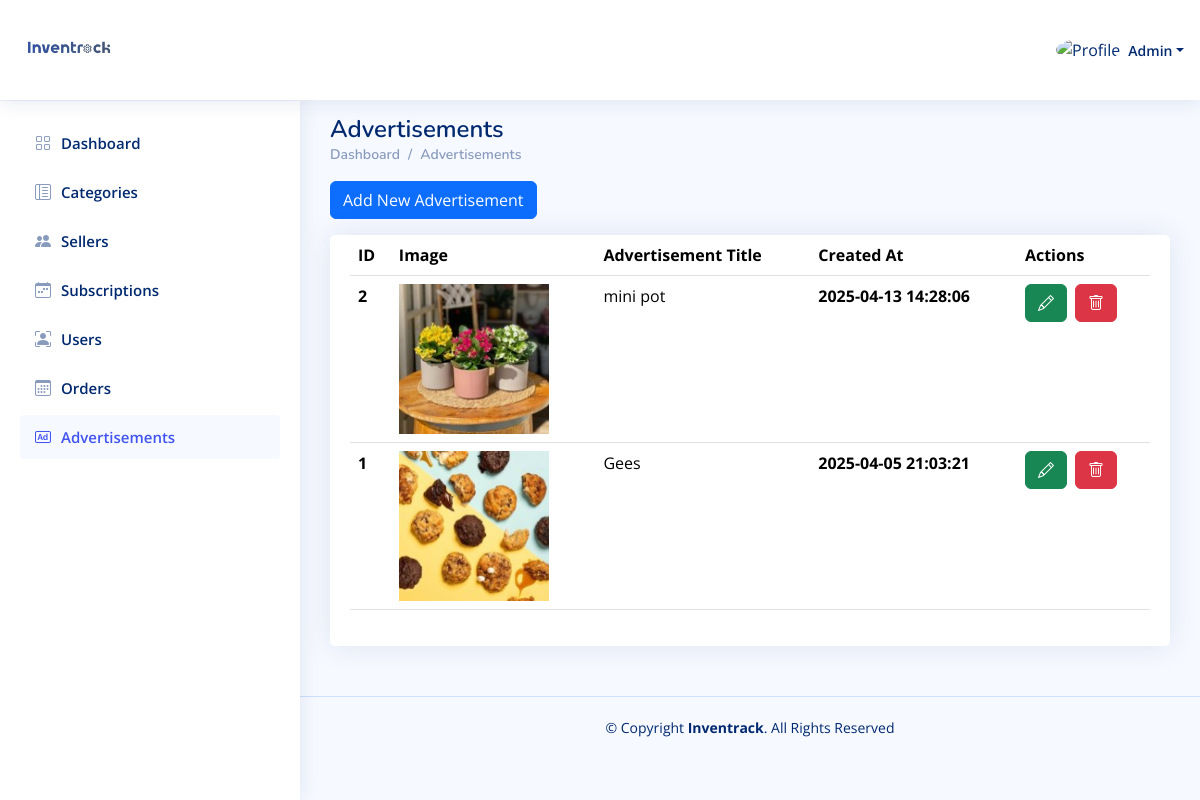
/Admin_Dashboard/Advertisements.php (signed in), run on the app's committed database.
### tables this page shows
CREATE TABLE `users` (
  `id` int(11) NOT NULL,
  `user_type_id` int(11) NOT NULL,
  `name` varchar(250) NOT NULL,
  `email` varchar(250) NOT NULL,
  `phone` varchar(250) NOT NULL,
  `password` varchar(250) NOT NULL,
  `image` varchar(250) DEFAULT NULL,
  `description` text DEFAULT NULL,
  `instagram_link` varchar(250) DEFAULT NULL,
  `active` int(11) NOT NULL DEFAULT 1,
  `created_at` timestamp NOT NULL DEFAULT current_timestamp()
);

CREATE TABLE `advertisements` (
  `id` int(11) NOT NULL,
  `title` varchar(250) NOT NULL,
  `description` text NOT NULL,
  `image` varchar(250) NOT NULL,
  `active` int(11) NOT NULL DEFAULT 1,
  `created_at` timestamp NOT NULL DEFAULT current_timestamp()
);

### Admin_Dashboard/Advertisements.php (the view, shortened to what this page needs)
<?php
include "../Connect.php";
$A_ID = $_SESSION['A_Log'];
if (!$A_ID) {
    echo '<script language="JavaScript">
     document.location="../Login.php";
    </script>';
} else {
    $sql1 = mysqli_query($con, "select * from users where id='$A_ID'");
    $row1 = mysqli_fetch_array($sql1);
    $name = $row1['name'];
}
?>
<!DOCTYPE html>
<html lang="en">
  <head>
    <link
      href="../assets/vendor/bootstrap/css/bootstrap.min.css"
      rel="stylesheet"
    />
    <link
      href="../assets/vendor/bootstrap-icons/bootstrap-icons.css"
      rel="stylesheet"
    />
    <link href="../assets/vendor/boxicons/css/boxicons.min.css" rel="stylesheet" />
    <link href="../assets/vendor/quill/quill.snow.css" rel="stylesheet" />
    <link href="../assets/vendor/quill/quill.bubble.css" rel="stylesheet" />
    <link href="../assets/vendor/remixicon/remixicon.css" rel="stylesheet" />
    <link href="../assets/vendor/simple-datatables/style.css" rel="stylesheet" />
    <link href="../assets/css/style.css" rel="stylesheet" />
  </head>
  <body>
    <header id="header" class="header fixed-top d-flex align-items-center">
      <div class="d-flex align-items-center justify-content-between">
        <a href="index.php" class="logo d-flex align-items-center">
          <img src="../assets/img/Logo.png" alt="" />
        </a>
      </div>
      <nav class="header-nav ms-auto">
        <ul class="d-flex align-items-center">
          <li class="nav-item dropdown pe-3">
            <a
              class="nav-link nav-profile d-flex align-items-center pe-0"
              href="#"
              data-bs-toggle="dropdown"
            >
              <img
                src="https://www.computerhope.com/jargon/g/guest-user.png"
                alt="Profile"
                class="rounded-circle"
              />
              <span class="d-none d-md-block dropdown-toggle ps-2"><?php echo $name ?></span> </a
            >
          </li>
        </ul>
      </nav>
    </header>
    <?php require './Aside-Nav/Aside.php'?>
    <main id="main" class="main">
      <div class="pagetitle">
        <h1>Advertisements</h1>
        <nav>
          <ol class="breadcrumb">
            <li class="breadcrumb-item"><a href="index.php">Dashboard</a></li>
            <li class="breadcrumb-item">Advertisements</li>
          </ol>
        </nav>
      </div>
      <section class="section">
        <div class="mb-3">
          <button
            type="button"
            class="btn btn-primary"
            data-bs-toggle="modal"
            data-bs-target="#verticalycentered"
          >
            Add New Advertisement
          </button>
        </div>
        <div class="row">
         <div class="col-lg-12 col-md-12 col-sm-12">
            <div class="card">
              <div class="card-body">
                <table class="table datatable">
                  <thead>
                    <tr>
                      <th scope="col">ID</th>
                      <th scope="col">Image</th>
                      <th scope="col">Advertisement Title</th>
                      <th scope="col">Created At</th>
                      <th scope="col">Actions</th>
                    </tr>
                  </thead>
                  <tbody>
                  <?php
$sql1 = mysqli_query($con, "SELECT * from advertisements ORDER BY id DESC");
while ($row1 = mysqli_fetch_array($sql1)) {
    $adv_id = $row1['id'];
    $adv_name = $row1['title'];
    $adv_image = $row1['image'];
    $active = $row1['active'];
    $created_at = $row1['created_at'];
    ?>
                    <tr>
                      <th scope="row"><?php echo $adv_id ?></th>
                      <th scope="row"><img src="<?php echo $adv_image ?>" alt="" width="150px" height="150px"></th>
                      <td><?php echo $adv_name ?></td>
                      <th scope="row"><?php echo $created_at ?></th>
                      <td>
              <div class="d-flex flex-column">
              <div class="d-flex mb-2">
                        <a href="./Edit-Adv.php?adv_id=<?php echo $adv_id ?>" class="btn btn-success me-2"
                          ><i class="bi bi-pencil"></i></a
                        >
                        <?php if ($active == 1) {?>
<a href="./DeleteOrRestoreAdv.php?adv_id=<?php echo $adv_id ?>&isActive=<?php echo 0 ?>" class="btn btn-danger"><i class="bi bi-trash"></i></a>
<?php } else {?>
  <a href="./DeleteOrRestoreAdv.php?adv_id=<?php echo $adv_id ?>&isActive=<?php echo 1 ?>" class="btn btn-primary"><i class="bi bi-arrow-clockwise"></i></a>
<?php }?>
                        </div>
              </div>
                      </td>
                    </tr>
<?php
}?>
                  </tbody>
                </table>
              </div>
            </div>
          </div>
        </div>
      </section>
    </main>
    <footer id="footer" class="footer">
      <div class="copyright">
        &copy; Copyright <strong><span>Inventrack</span></strong
        >. All Rights Reserved
      </div>
    </footer>
  </body>
</html>

### assets/css/style.css (style rules this page uses)
:root { scroll-behavior: smooth; }
body { font-family: "Open Sans", sans-serif; background: #f6f9ff; color: #444444; }
a { color: #4154f1; text-decoration: none; }
h1, h2, h3, h4, h5, h6 { font-family: "Nunito", sans-serif; }
#main { margin-top: 95px; padding: 20px 30px; transition: all 0.3s; }
.pagetitle { margin-bottom: 10px; }
.pagetitle h1 { font-size: 24px; margin-bottom: 0; font-weight: 600; color: #012970; }
.card { margin-bottom: 30px; border: none; border-radius: 5px; box-shadow: 0px 0 30px rgba(1, 41, 112, 0.1); }
.card-body { padding: 0 20px 20px 20px; }
.breadcrumb { font-size: 14px; font-family: "Nunito", sans-serif; color: #899bbd; font-weight: 600; }
.breadcrumb a { color: #899bbd; transition: 0.3s; }
.breadcrumb .breadcrumb-item::before { color: #899bbd; }
.logo { line-height: 1; }
@media (min-width: 1200px) { .logo { width: 280px; } }
.logo img { max-height: 200px; width: 100px; margin-right: 6px; }
.header { transition: all 0.5s; z-index: 997; height: 100px; box-shadow: 0px 2px 20px rgba(1, 41, 112, 0.1); background-color: #fff; padding-left: 20px; }
.header-nav ul { list-style: none; }
.header-nav>ul { margin: 0; padding: 0; }
.header-nav .nav-profile { color: #012970; }
.header-nav .nav-profile img { max-height: 36px; }
.header-nav .nav-profile span { font-size: 14px; font-weight: 600; }
@media (min-width: 1200px) { #main, #footer { margin-left: 300px; } }
.footer { padding: 20px 0; font-size: 14px; transition: all 0.3s; border-top: 1px solid #cddfff; }
.footer .copyright { text-align: center; color: #012970; }

### data on the page
users: name "Admin"
advertisements: id "2", image (picture), title "mini pot", created_at "2025-04-13 14:28:06"
advertisements: id "1", image (picture), title "Gees", created_at "2025-04-05 21:03:21"
